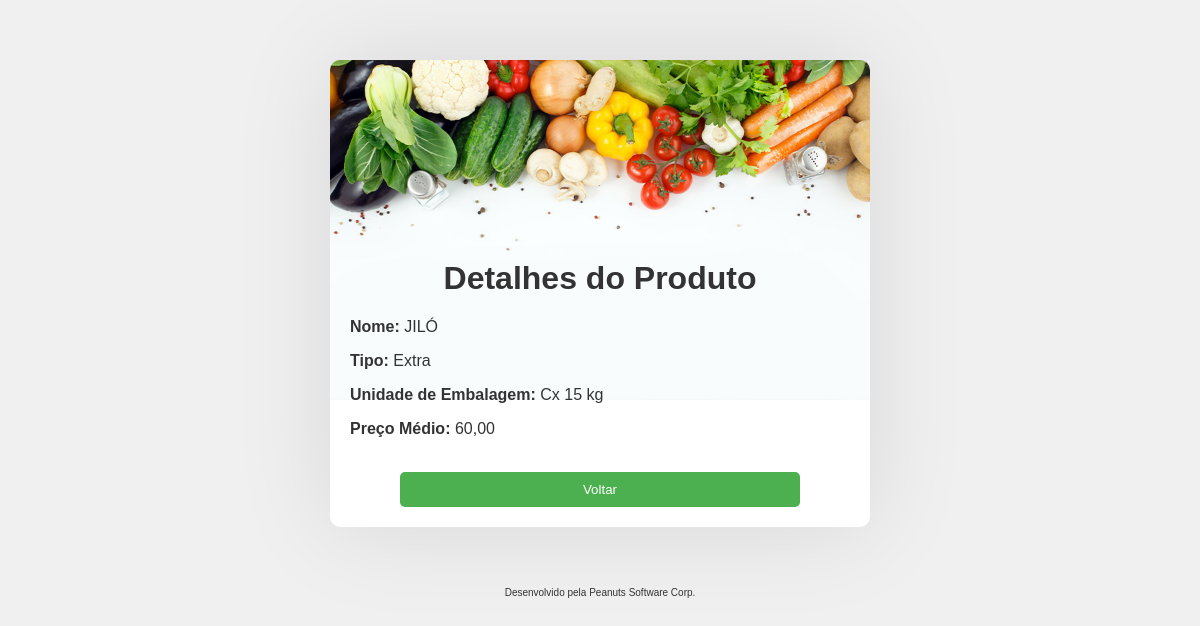
Before: /produto/104 with the older database file.
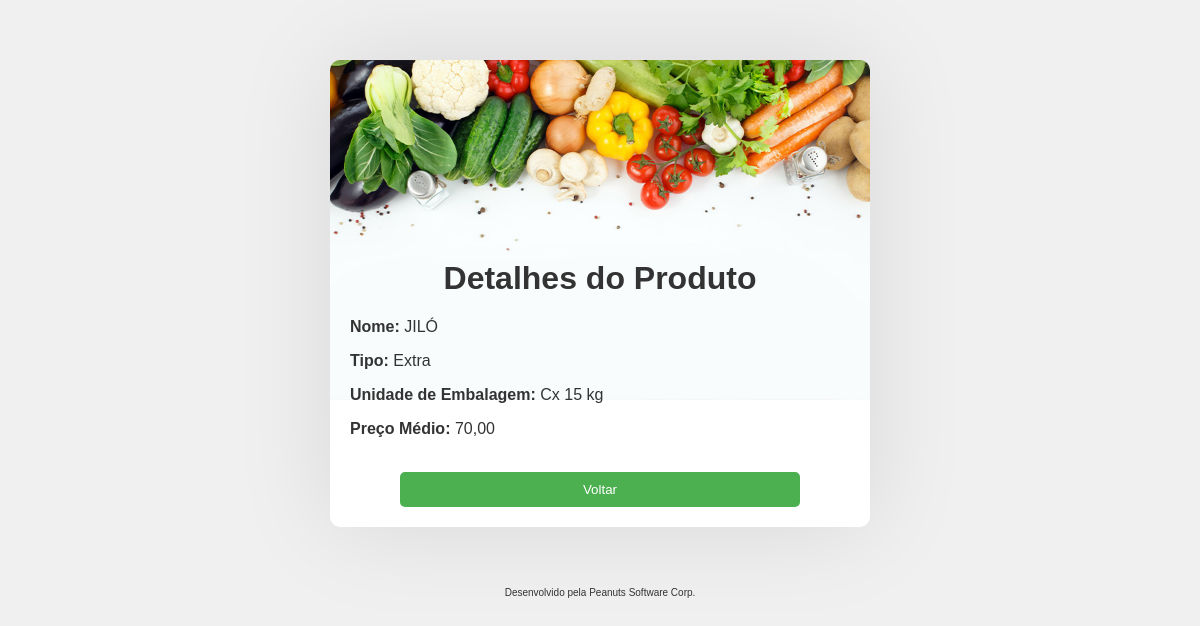
After: the same page with the newer database file.
### run.py (models this page shows)
class Produto(db.Model):
    id = db.Column(db.Integer, primary_key=True)
    nome = db.Column(db.String(255))
    tipo = db.Column(db.String(50))
    unidade_embalagem = db.Column(db.String(50))
    modal = db.Column(db.String(50))

### run.py (the view)
@app.route('/produto/<int:produto_id>')
def detalhes_produto(produto_id):
    produtos = Produto.query.all()
    produto = Produto.query.get(produto_id)
    return render_template('detalhes_produto.html', produto=produto, produtos=produtos)

### templates/detalhes_produto.html (shortened to what this page needs)
<!DOCTYPE html>
<html>
<head>
</head>
<body>
    <div class="main">
        <h1>Detalhes do Produto</h1>
        <p><strong>Nome:</strong> {{ produto.nome }}</p>
        <p><strong>Tipo:</strong> {{ produto.tipo }}</p>
        <p><strong>Unidade de Embalagem:</strong> {{ produto.unidade_embalagem }}</p>
        <p><strong>Preço Médio:</strong> {{ produto.modal }}</p><br>
        <div id="voltar-btn">
            <a href="/"><button>Voltar</button></a>
        </div>
    </div>
    <footer>
        <p>Desenvolvido pela Peanuts Software Corp.</p>
    </footer>
</body>
</html>

Changed rows visible on the page:
changed Produto "JILÓ": modal "60,00" → "70,00"
